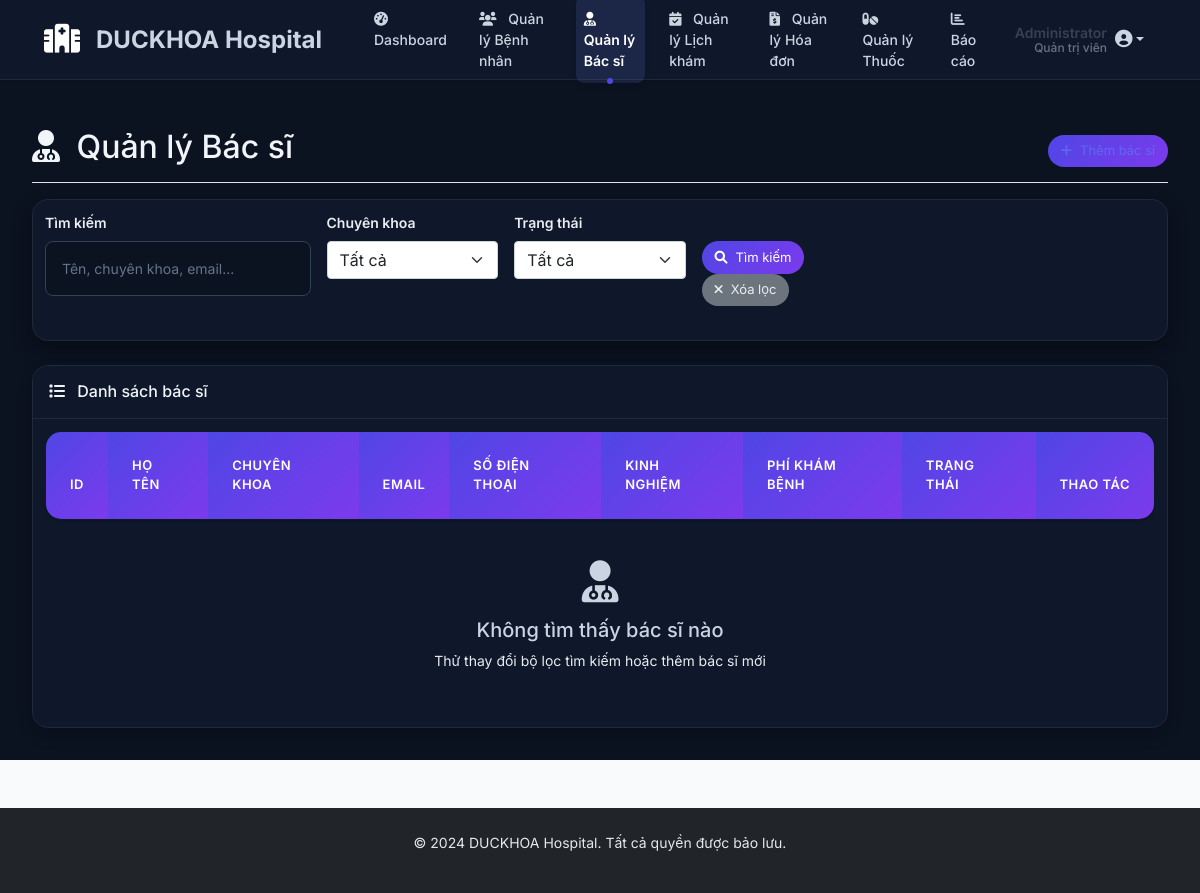
The app's page /admin/manage_doctors.php?specialty=Nội tổng quát (signed in), older data.
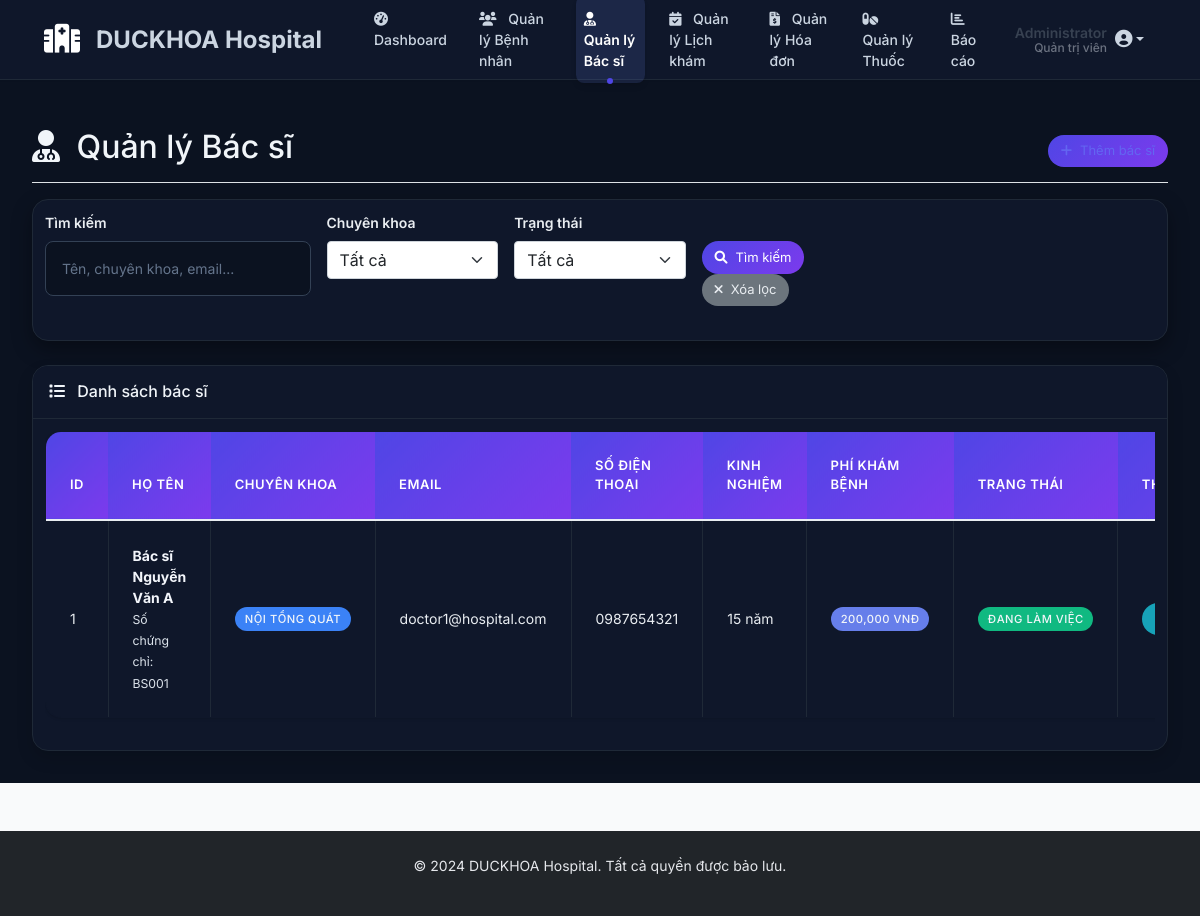
The same page, newer data.
### tables this page shows
CREATE TABLE doctors (
    id INT AUTO_INCREMENT PRIMARY KEY,
    user_id INT,
    specialty VARCHAR(100) NOT NULL,
    experience_years INT,
    education TEXT,
    license_number VARCHAR(50),
    consultation_fee DECIMAL(10,2) DEFAULT 0.00,
    status ENUM('active', 'inactive') DEFAULT 'active',
    created_at TIMESTAMP DEFAULT CURRENT_TIMESTAMP,
    FOREIGN KEY (user_id) REFERENCES users(id) ON DELETE CASCADE
);

CREATE TABLE users (
    id INT AUTO_INCREMENT PRIMARY KEY,
    username VARCHAR(50) NOT NULL UNIQUE,
    password VARCHAR(255) NOT NULL,
    email VARCHAR(100) NOT NULL UNIQUE,
    role ENUM('admin', 'patient', 'doctor') NOT NULL DEFAULT 'patient',
    full_name VARCHAR(100) NOT NULL,
    phone VARCHAR(20),
    address TEXT,
    date_of_birth DATE,
    gender ENUM('male', 'female', 'other'),
    created_at TIMESTAMP DEFAULT CURRENT_TIMESTAMP,
    updated_at TIMESTAMP DEFAULT CURRENT_TIMESTAMP ON UPDATE CURRENT_TIMESTAMP
);

### includes/functions.php (called while the page is built, shortened)
<?php
function getBaseUrl() {
    $currentPath = $_SERVER['PHP_SELF'];
    $pathParts = explode('/', $currentPath);
    array_pop($pathParts);
    $backCount = 0;
    foreach ($pathParts as $part) {
        if ($part && $part != 'Hospital_management-') {
            $backCount++;
        }
    }
    $baseUrl = '';
    for ($i = 0; $i < $backCount; $i++) {
        $baseUrl .= '../';
    }
    return $baseUrl;
}
?>

### admin/manage_doctors.php (the view, shortened to what this page needs)
<?php
require_once '../config/db.php';
require_once '../includes/functions.php';
include '../includes/header.php';
include '../includes/top_navbar.php';
?>
<div class="container-fluid">
    <div class="row">
        <div class="col-12 main-content">
            <div class="d-flex justify-content-between flex-wrap flex-md-nowrap align-items-center pt-3 pb-2 mb-3 border-bottom">
                <h1 class="h2">
                    <i class="fas fa-user-md me-2"></i>
                    Quản lý Bác sĩ
                </h1>
                <div class="btn-toolbar mb-2 mb-md-0">
                    <a href="add_doctor.php" class="btn btn-primary">
                        <i class="fas fa-plus me-2"></i>Thêm bác sĩ
                    </a>
                </div>
            </div>
            <div class="card mb-4">
                <div class="card-body">
                    <form method="GET" class="row g-3">
                        <div class="col-md-3">
                            <label for="search" class="form-label">Tìm kiếm</label>
                            <input type="text" class="form-control" id="search" name="search"
                                   value="<?php echo isset($_GET['search']) ? htmlspecialchars($_GET['search']) : ''; ?>"
                                   placeholder="Tên, chuyên khoa, email...">
                        </div>
                        <div class="col-md-2">
                            <label for="specialty" class="form-label">Chuyên khoa</label>
                            <select class="form-select" id="specialty" name="specialty">
                                <option value="">Tất cả</option>
                            </select>
                        </div>
                        <div class="col-md-2">
                            <label for="status" class="form-label">Trạng thái</label>
                            <select class="form-select" id="status" name="status">
                                <option value="">Tất cả</option>
                            </select>
                        </div>
                        <div class="col-md-2">
                            <label class="form-label">&nbsp;</label>
                            <div>
                                <button type="submit" class="btn btn-primary">
                                    <i class="fas fa-search me-2"></i>Tìm kiếm
                                </button>
                                <a href="manage_doctors.php" class="btn btn-secondary">
                                    <i class="fas fa-times me-2"></i>Xóa lọc
                                </a>
                            </div>
                        </div>
                    </form>
                </div>
            </div>
            <div class="card shadow">
                <div class="card-header py-3">
                    <h6 class="m-0 font-weight-bold text-primary">
                        <i class="fas fa-list me-2"></i>
                        Danh sách bác sĩ
                    </h6>
                </div>
                <div class="card-body">
                    <div class="table-responsive">
                        <table class="table table-bordered" width="100%" cellspacing="0">
                            <thead>
                                <tr>
                                    <th>ID</th>
                                    <th>Họ tên</th>
                                    <th>Chuyên khoa</th>
                                    <th>Email</th>
                                    <th>Số điện thoại</th>
                                    <th>Kinh nghiệm</th>
                                    <th>Phí khám bệnh</th>
                                    <th>Trạng thái</th>
                                    <th>Thao tác</th>
                                </tr>
                            </thead>
                            <tbody>
                                <?php
                                $where_conditions = [];
                                $params = [];
                                $types = "";
                                if (isset($_GET['specialty']) && !empty($_GET['specialty'])) {
                                    $where_conditions[] = "d.specialty = ?";
                                    $params[] = $_GET['specialty'];
                                    $types .= "s";
                                }
                                $where_clause = !empty($where_conditions) ? 'WHERE ' . implode(' AND ', $where_conditions) : '';
                                $sql = "SELECT d.*, u.full_name, u.email, u.phone, u.gender
                                        FROM doctors d
                                        JOIN users u ON d.user_id = u.id
                                        $where_clause
                                        ORDER BY d.created_at DESC";
                                $stmt = $conn->prepare($sql);
                                if (!empty($params)) {
                                    $stmt->bind_param($types, ...$params);
                                }
                                $stmt->execute();
                                $result = $stmt->get_result();
                                while ($row = $result->fetch_assoc()):
                                ?>
                                <tr>
                                    <td><?php echo $row['id']; ?></td>
                                    <td>
                                        <strong><?php echo htmlspecialchars($row['full_name']); ?></strong>
                                        <br><small class="text-muted">Số chứng chỉ: <?php echo htmlspecialchars($row['license_number']); ?></small>
                                    </td>
                                    <td>
                                        <span class="badge bg-info"><?php echo htmlspecialchars($row['specialty']); ?></span>
                                    </td>
                                    <td><?php echo htmlspecialchars($row['email']); ?></td>
                                    <td><?php echo htmlspecialchars($row['phone']); ?></td>
                                    <td><?php echo $row['experience_years']; ?> năm</td>
                                    <td>
                                        <span class="badge bg-primary"><?php echo number_format($row['consultation_fee']); ?> VNĐ</span>
                                    </td>
                                    <td>
                                        <?php
                                        $status_class = $row['status'] == 'active' ? 'badge bg-success' : 'badge bg-danger';
                                        $status_text = $row['status'] == 'active' ? 'Đang làm việc' : 'Ngừng làm việc';
                                        ?>
                                        <span class="<?php echo $status_class; ?>"><?php echo $status_text; ?></span>
                                    </td>
                                    <td>
                                        <div class="btn-group" role="group">
                                            <a href="view_doctor.php?id=<?php echo $row['id']; ?>" class="btn btn-sm btn-info" title="Xem chi tiết">
                                            </a>
                                        </div>
                                    </td>
                                </tr>
                                <?php endwhile; ?>
                            </tbody>
                        </table>
                    </div>
                    <?php if ($result->num_rows == 0): ?>
                        <div class="text-center py-4">
                            <i class="fas fa-user-md fa-3x text-muted mb-3"></i>
                            <h5 class="text-muted">Không tìm thấy bác sĩ nào</h5>
                            <p class="text-muted">Thử thay đổi bộ lọc tìm kiếm hoặc thêm bác sĩ mới</p>
                        </div>
                    <?php endif; ?>
                </div>
            </div>
        </div>
    </div>
</div>
<?php include '../includes/footer.php'; ?>

### includes/header.php (shortened to what this page needs)
<!DOCTYPE html>
<html lang="vi">
<head>
    <link href="https://cdn.jsdelivr.net/npm/bootstrap@5.1.3/dist/css/bootstrap.min.css" rel="stylesheet">
    <link href="https://cdnjs.cloudflare.com/ajax/libs/font-awesome/6.0.0/css/all.min.css" rel="stylesheet">
    <link rel="stylesheet" href="<?php echo getBaseUrl(); ?>public/css/style.css">
</head>
<body class="dark-theme">

### includes/top_navbar.php (shortened to what this page needs)
<?php
$current_page = basename($_SERVER['PHP_SELF']);
$user_role = $_SESSION['role'] ?? '';
$user_name = $_SESSION['full_name'] ?? '';
$nav_items = [];
if ($user_role === 'admin') {
    $nav_items = [
        ['url' => 'dashboard.php', 'icon' => 'fas fa-tachometer-alt', 'text' => 'Dashboard'],
        ['url' => 'manage_patients.php', 'icon' => 'fas fa-users', 'text' => 'Quản lý Bệnh nhân'],
        ['url' => 'manage_doctors.php', 'icon' => 'fas fa-user-md', 'text' => 'Quản lý Bác sĩ'],
        ['url' => 'manage_appointments.php', 'icon' => 'fas fa-calendar-check', 'text' => 'Quản lý Lịch khám'],
        ['url' => 'manage_bills.php', 'icon' => 'fas fa-file-invoice-dollar', 'text' => 'Quản lý Hóa đơn'],
        ['url' => 'manage_medicines.php', 'icon' => 'fas fa-pills', 'text' => 'Quản lý Thuốc'],
        ['url' => 'reports.php', 'icon' => 'fas fa-chart-bar', 'text' => 'Báo cáo']
    ];
    $role_text = 'Quản trị viên';
}
?>
<nav class="navbar navbar-expand-lg top-navbar">
    <div class="container-fluid">
        <a class="navbar-brand" href="dashboard.php">
            <i class="fas fa-hospital me-2"></i>
            DUCKHOA Hospital
        </a>
        <div class="collapse navbar-collapse" id="topNavbar">
            <ul class="navbar-nav me-auto">
                <?php foreach ($nav_items as $item): ?>
                    <li class="nav-item">
                        <a class="nav-link <?php echo ($current_page === $item['url']) ? 'active' : ''; ?>"
                           href="<?php echo $item['url']; ?>">
                            <i class="<?php echo $item['icon']; ?> me-2"></i>
                            <?php echo $item['text']; ?>
                        </a>
                    </li>
                <?php endforeach; ?>
            </ul>
            <div class="navbar-nav">
                <div class="nav-item dropdown">
                    <a class="nav-link dropdown-toggle d-flex align-items-center" href="#" id="userDropdown" role="button" data-bs-toggle="dropdown" aria-expanded="false">
                        <div class="user-info me-2">
                            <div class="user-name"><?php echo htmlspecialchars($user_name); ?></div>
                            <div class="user-role"><?php echo $role_text; ?></div>
                        </div>
                    </a>
                </div>
            </div>
        </div>
    </div>
</nav>

### includes/footer.php (shortened to what this page needs)
    <footer class="bg-dark text-white text-center py-4 mt-5">
        <div class="container">
            <p>&copy; 2024 DUCKHOA Hospital. Tất cả quyền được bảo lưu.</p>
        </div>
    </footer>
</body>
</html>

### includes/header.php (style rules this page uses)
.navbar-brand { font-size: 1.5rem; font-weight: bold; color: #ffffff !important; }
.navbar-brand i { font-size: 1.8rem; color: #ffffff; }
.nav-link { font-size: 1.1rem; font-weight: 500; color: #ffffff !important; transition: all 0.3s ease; }
.navbar-nav .nav-item { margin-left: 0.5rem; }
.navbar-nav .nav-link { padding: 0.75rem 1rem; border-radius: 8px; font-weight: 500; }

Row changes from the older to the newer data that the page shows:
now on this page (row edited): doctors: id "1", user.full_name "Bác sĩ Nguyễn Văn A", license_number "BS001", specialty "NỘI TỔNG QUÁT", user.email "doctor1@hospital.com", user.phone "0987654321", experience_years "15", consultation_fee "200,000", status "ĐANG LÀM VIỆC"
Text that changed along with them:
text no longer shown: "Không tìm thấy bác sĩ nào Thử thay đổi bộ lọc tìm kiếm hoặc thêm bác sĩ mới"
